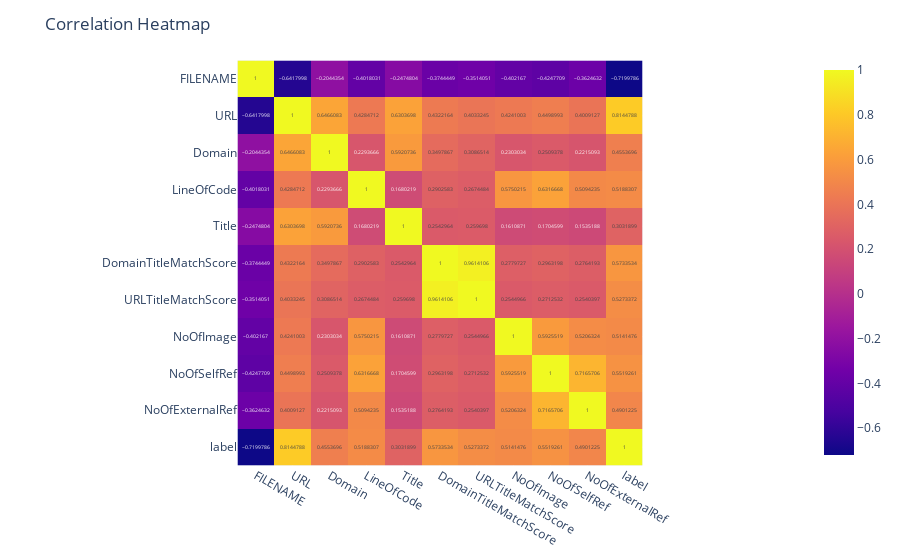

Notebook code for this chart:
### Code cell
# Checking the correlation heatmap
correlation_matrix = phishing_dataframe.corr()
fig = px.imshow(correlation_matrix, text_auto=True)
fig.update_layout(title='Correlation Heatmap')
fig.show()

### Figure 1 — Plotly figure (JSON) as saved in the notebook; plotly's stock layout.template omitted (floating-point values rounded to 4 significant figures)
{"data": [{"coloraxis": "coloraxis", "hovertemplate": "x: %{x}<br>y: %{y}<br>color: %{z}<extra></extra>", "name": "0", "texttemplate": "%{z}", "type": "heatmap", "x": ["FILENAME", "URL", "Domain", "LineOfCode", "Title", "DomainTitleMatchScore", "URLTitleMatchScore", "NoOfImage", "NoOfSelfRef", "NoOfExternalRef", "label"], "xaxis": "x", "y": ["FILENAME", "URL", "Domain", "LineOfCode", "Title", "DomainTitleMatchScore", "URLTitleMatchScore", "NoOfImage", "NoOfSelfRef", "NoOfExternalRef", "label"], "yaxis": "y", "z": [[1, -0.6418, -0.2044, -0.4018, -0.2475, -0.3744, -0.3514, -0.4022, -0.4248, -0.3625, -0.72], [-0.6418, 1, 0.6466, 0.4285, 0.6304, 0.4322, 0.4033, 0.4241, 0.4499, 0.4009, 0.8145], [-0.2044, 0.6466, 1, 0.2294, 0.5921, 0.3498, 0.3087, 0.2303, 0.2509, 0.2215, 0.4554], [-0.4018, 0.4285, 0.2294, 1, 0.168, 0.2903, 0.2674, 0.575, 0.6317, 0.5094, 0.5188], [-0.2475, 0.6304, 0.5921, 0.168, 1, 0.2543, 0.2597, 0.1611, 0.1705, 0.1535, 0.3032], [-0.3744, 0.4322, 0.3498, 0.2903, 0.2543, 1, 0.9614, 0.278, 0.2963, 0.2764, 0.5734], [-0.3514, 0.4033, 0.3087, 0.2674, 0.2597, 0.9614, 1, 0.2545, 0.2713, 0.254, 0.5273], [-0.4022, 0.4241, 0.2303, 0.575, 0.1611, 0.278, 0.2545, 1, 0.5926, 0.5206, 0.5141], [-0.4248, 0.4499, 0.2509, 0.6317, 0.1705, 0.2963, 0.2713, 0.5926, 1, 0.7166, 0.5519], [-0.3625, 0.4009, 0.2215, 0.5094, 0.1535, 0.2764, 0.254, 0.5206, 0.7166, 1, 0.4901], [-0.72, 0.8145, 0.4554, 0.5188, 0.3032, 0.5734, 0.5273, 0.5141, 0.5519, 0.4901, 1]]}], "layout": {"coloraxis": {"colorscale": [[0, "#0d0887"], [0.1111, "#46039f"], [0.2222, "#7201a8"], [0.3333, "#9c179e"], [0.4444, "#bd3786"], [0.5556, "#d8576b"], [0.6667, "#ed7953"], [0.7778, "#fb9f3a"], [0.8889, "#fdca26"], [1, "#f0f921"]]}, "margin": {"t": 60}, "title": {"text": "Correlation Heatmap"}, "xaxis": {"anchor": "y", "constrain": "domain", "domain": [0, 1], "scaleanchor": "y"}, "yaxis": {"anchor": "x", "autorange": "reversed", "constrain": "domain", "domain": [0, 1]}}}
